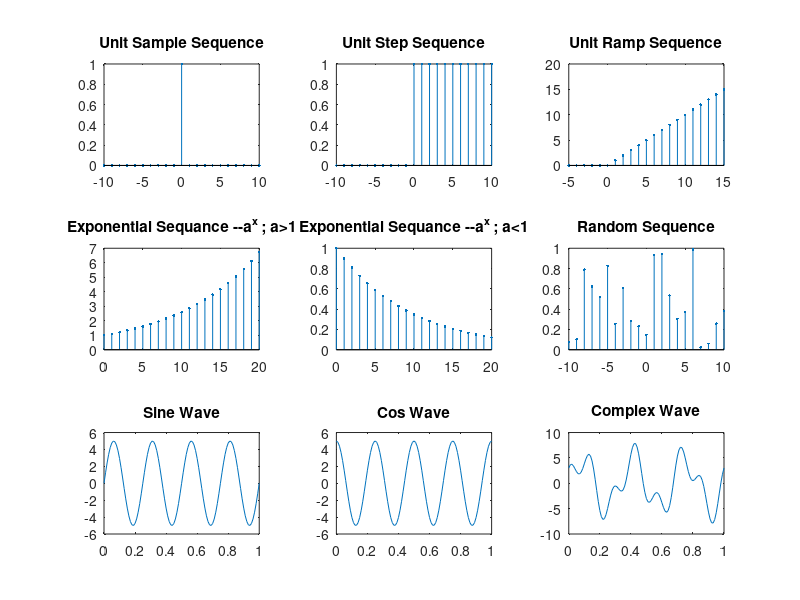

This chart was generated by the following MATLAB code:
clc;
clear all;
close all;

## Unit sample sequence

point = 21;
u_sample = zeros(1,point);
u_sample(11) = 1;
n = -10:1:10;
subplot(3,3,1);
stem(n,u_sample, '.');
title('Unit Sample Sequence');

## Unit Step Sequence

point = 21;
u_step = ones(1,21);
for i = 1 : 1 : 10
  u_step(i)=0;
endfor
n = -10:1:10;
subplot(3,3,2);
stem(n,u_step,'.');
title('Unit Step Sequence');

## Unit Ramp Sequence

point=21;
u_ramp= zeros(1,21);
x=0;
for i=6:1:21
  u_ramp(i)=x++;
endfor
n=-5:1:15;
subplot(3,3,3);
stem(n,u_ramp,'.');
title('Unit Ramp Sequence');


## Exponential Sequence

point=20;
n= 0: point;
exp_seq=1.1.^(n);
subplot(3,3,4);
stem(n,exp_seq,'.');
title('Exponential Sequance --a^x ; a>1');

exp_seq=0.9.^(n);
subplot(3,3,5);
stem(n,exp_seq,'.');
title('Exponential Sequance --a^x ; a<1');

## Random Sequence

point = 21;
rand_seq= rand(1,point);
n=-10:1:10;
subplot(3,3,6);
stem(n,rand_seq,'.');
title('Random Sequence');


## Sine wave
a=5;
f=4;
t=0:.01:1;
sin_seq= a*sin(2*pi*f*t);
subplot(3,3,7);
plot(t,sin_seq);
title('Sine Wave');


## Cos wave
a=5;
f=4;
t=0:.01:1;
cos_seq= a*cos(2*pi*f*t);
subplot(3,3,8);
plot(t,cos_seq);
title('Cos Wave');


## Complex Sequence

t=0:.01:1;
com_seq= 5*sin(2*pi*3*t) + 3*cos(2*pi*7*t);
subplot(3,3,9);
plot(t,com_seq);
title('Complex Wave');




